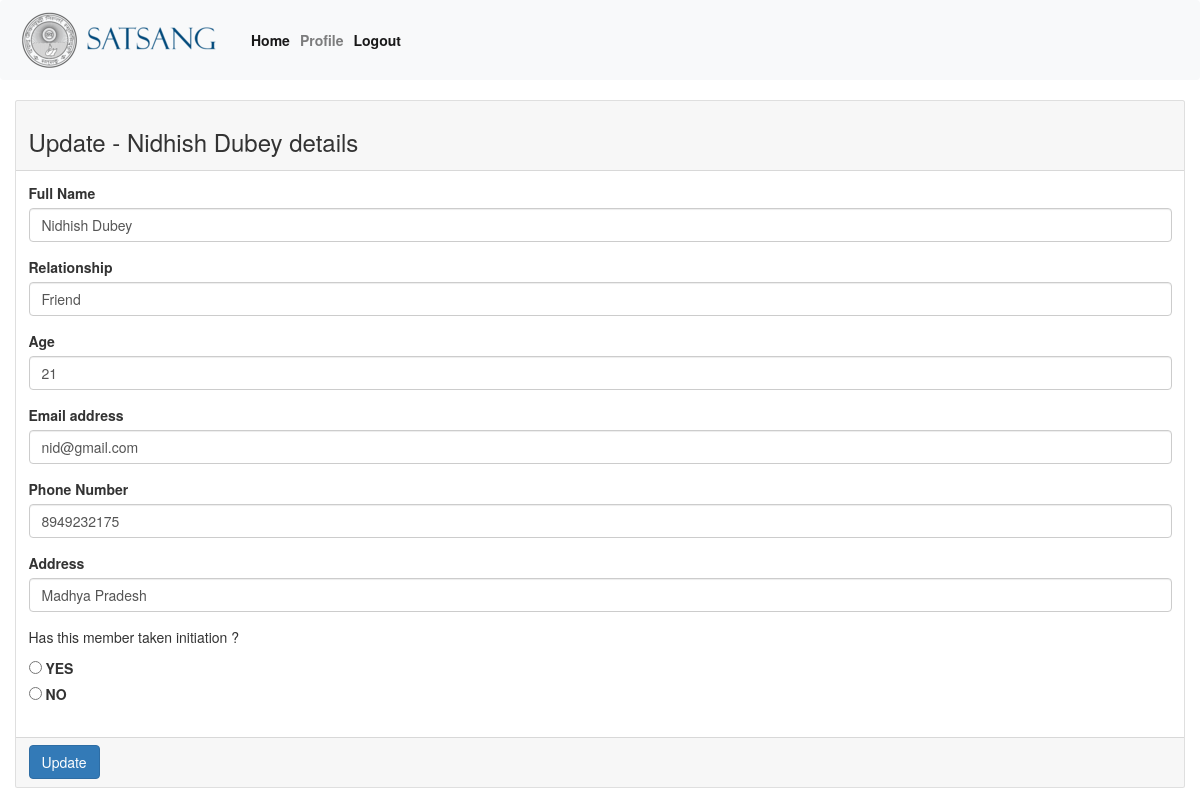
/update_family_member/1/ (signed in), run on the app's committed database.
### family/models.py (models this page shows, shortened)
class FamilyMembers(models.Model):
    initation_choices = (('yes', 'YES') ,('no','NO'))
    familyhead = models.ForeignKey(FamilyHead, on_delete = models.CASCADE)
    full_name = models.CharField(max_length=150)
    relationship = models.CharField(max_length=100)
    phone_number = models.CharField(max_length=50)
    address = models.CharField(max_length=200)
    age = models.PositiveIntegerField()
    email = models.EmailField(max_length=150)
    initiation = models.CharField(choices=initation_choices, max_length=3)

### family/views.py (the view, shortened to what this page needs)
# urls.py: path('update_family_member/<int:pk>/', views.updateFamilyMember, name='update_family_member'),
@login_required(login_url='/login_req')
def updateFamilyMember(request, pk):
    member = request.user.familyhead.familymembers_set.get(id = pk)
    return render(request, 'update_family_member.html', {'member':member})

### templates/update_family_member.html (shortened to what this page needs)
{%load static%}
<!DOCTYPE html>
<html lang="en">
<head>
    <link rel="stylesheet" href="https://maxcdn.bootstrapcdn.com/bootstrap/4.0.0/css/bootstrap.min.css">
    <link rel="stylesheet" href="font-awesome-4.7.0/css/font-awesome.min.css">
    <link rel="stylesheet" href="https://maxcdn.bootstrapcdn.com/bootstrap/3.3.7/css/bootstrap.min.css">
    <link rel="stylesheet" href="{%static 'updatehead.css' %}">
</head>
<body>
    <nav class="navbar navbar-expand-lg navbar-light bg-light">
        <a class="nav-link" href="{%url 'index'%}"><img src="/static/images/logo.png"></a>
         <div class="collapse navbar-collapse" id="navbarNav">
           <ul class="navbar-nav">
             <li class="nav-item active">
               <a class="nav-link" href="{%url 'index'%}"><strong>Home</strong> </a>
             </li>
             {% if user.is_authenticated %}
          <li class="nav-item">
            <a class="nav-link" href="{%url 'user_profile'%}"><strong>Profile</strong></a>
          </li>
          <li class="nav-item active">
            <a class="nav-link login-register" href="{% url 'logout'%}"><strong>Logout</strong> </a>
          </li>
          {%endif%}
           </ul>
         </div>
       </nav>
<section class="content">
    <div class="container-fluid">
        <div class="row">
        <div class="col-md-12">
            <div class="card card-primary">
                <div class="card-header">
                    <h3 class="card-title">Update - {{member.full_name}} details</h3>
                </div>
                <form method="POST" >
                    <div class="card-body">
                        <div class="form-group">
                            <label>Full Name</label>
                            <input type = "text" class = "form-control" name = "full_name" placeholder="First Name" value="{{member.full_name}}">
                        </div>
                        <div class="form-group">
                            <label>Relationship</label>
                            <input type = "text" class = "form-control" name = "relationship" placeholder="First Name" value="{{member.relationship}}">
                        </div>
                        <div class="form-group">
                            <label>Age</label>
                            <input type = "text" class = "form-control" name = "age" placeholder="First Name" value="{{member.age}}">
                        </div>
                        <div class="form-group">
                            <label>Email address</label>
                            <input type="email" class="form-control" name="email" placeholder="E-mail Address" value="{{member.email}}">
                        </div>
                        <div class="form-group">
                            <label>Phone Number</label>
                            <input type="text" class="form-control" name="phone_number" placeholder="Phone Number" value="{{member.phone_number}}">
                        </div>
                        <div class="form-group">
                            <label>Address</label>
                            <input class="form-control" name="address" placeholder="Address" value="{{member.address}}">
                        </div>
                        <div class="form-group">
                            <p>Has this member taken initiation ?</p>
                              <input type="radio" id="yes" name="initiation" value="YES">
                              <label for="yes">YES</label><br>
                              <input type="radio" id="no" name="initiation" value="NO">
                              <label for="no">NO</label><br>
                      </div>
                    </div>
                    <div class="card-footer">
                        <button type="submit" class="btn btn-primary">Update</button>
                    </div>
                </form>
            </div>
            </div>
        </div>
    </div>
</section>
</body>

### data on the page
FamilyMembers: full_name "Nidhish Dubey", relationship "Friend", age "21", email "nid@gmail.com", phone_number "8949232175", address "Madhya Pradesh"
